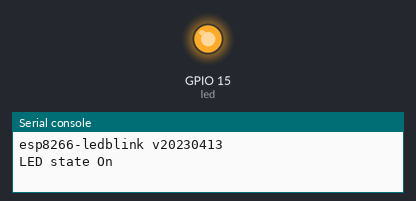
Simulated run of this program. Board: ESP8266 board running MicroPython. Parts: output pins drawn as LEDs (lit = HIGH), the last lines printed to the serial console.

Above: at 1.0 s.
At 3.0 s:
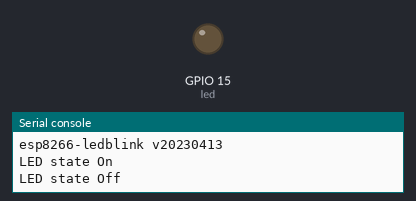
Timing chart, 0 to 5.2 s (numbered marks = the images above):
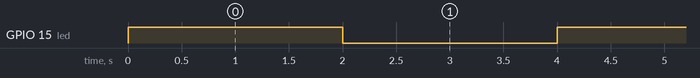

Measured:
- by itself, GPIO 15 (led): alternates HIGH for 2.0 s and LOW for 2.0 s

The program:

esp8266-ledblink.py
```python
"""
File:	esp8266-ledblink.py
Date:	20230413
Author:	Robert W.B. Linn
:description
Let LED connected to an ESP8266 pin #D8 (GPIO15) blink every 2 seconds.
:log
esp8266-ledblink v20230413
LED state On
LED state Off
LED state On
"""
# Imports
from machine import Pin
from time import sleep
VERSION = 'esp8266-ledblink v20230413'
# Define the LED pin D8=GPIO15
PIN_LED_D8 = 15
# Create the LED object and set state off
led = Pin(PIN_LED_D8, Pin.OUT)
led.value(0)
# Set blink delay
DELAY = 2	# seconds
def IIF(state):
    """Convert the state 1 | 0 to On | Off string.
    """
    if state == 1:
        return 'On'
    else:
        return 'Off'
print(VERSION)
# Loop forever
while True:
    led.value(not led.value())
    state = led.value()

    # Print the led state On or Off
    print('LED state', IIF(led.value()))

    # This is not working on the ESP8266
    # print(f'LED state {led.value()}')
    # Wait few seconds
    sleep(DELAY)
```
